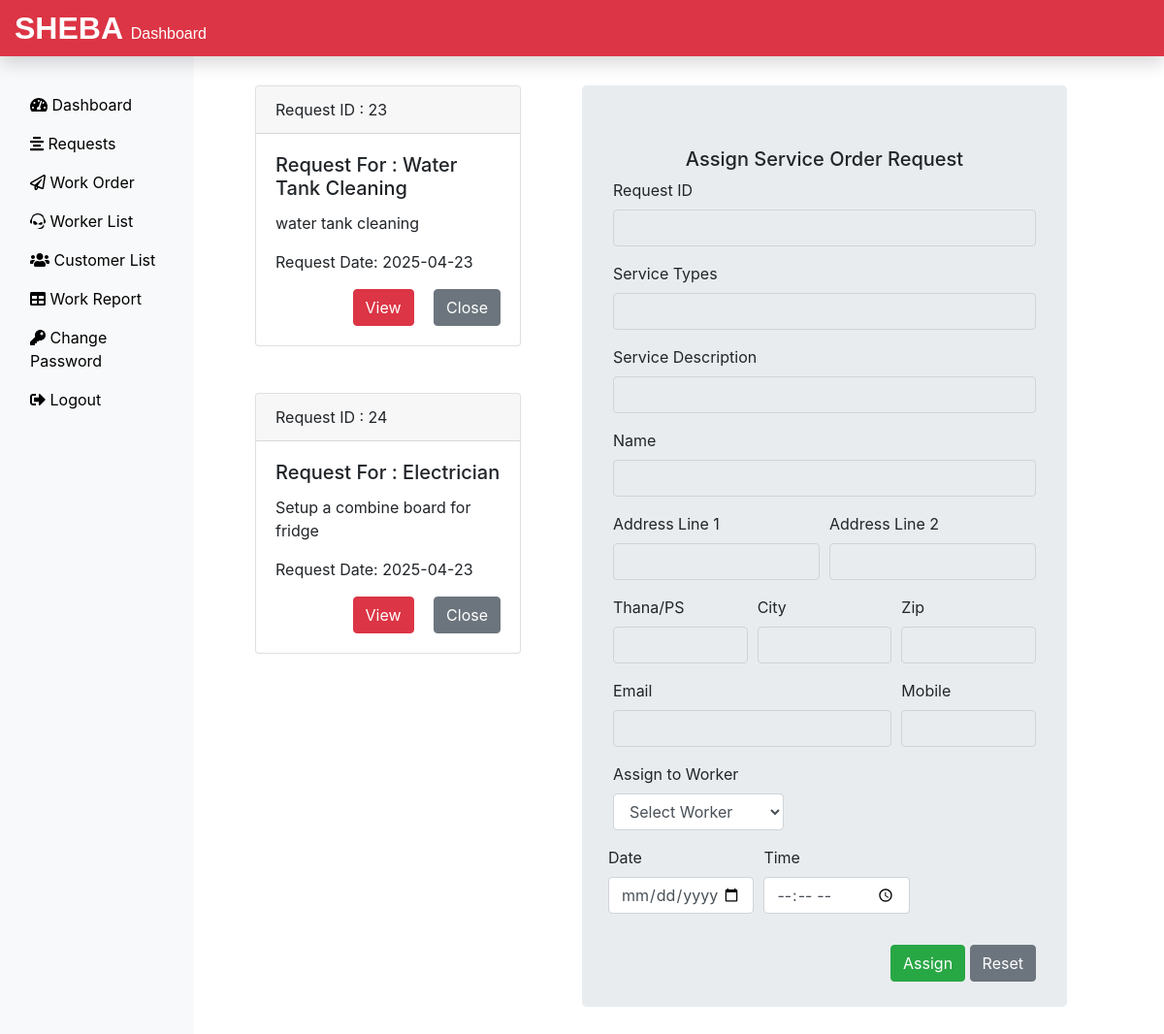
/Admin/request.php (signed in), run on the app's committed database.
### tables this page shows
CREATE TABLE `submitrequest_tb` (
  `request_id` int(11) NOT NULL,
  `request_info` text NOT NULL,
  `request_desc` text NOT NULL,
  `requester_name` varchar(60) NOT NULL,
  `requester_add1` text NOT NULL,
  `requester_add2` text NOT NULL,
  `requester_city` varchar(60) NOT NULL,
  `requester_state` varchar(60) NOT NULL,
  `requester_zip` int(11) NOT NULL,
  `requester_email` varchar(60) NOT NULL,
  `requester_mobile` varchar(11) NOT NULL,
  `request_date` date NOT NULL
);

### Admin/request.php (the view, shortened to what this page needs)
<?php
include('includes/header.php');
include('../dbConnection.php');
?>
<div class="col-sm-4 mb-5">
  <?php
  $sql = "SELECT request_id, request_info, request_desc, request_date FROM submitrequest_tb";
  $result = $conn->query($sql);
  if($result->num_rows > 0){
    while($row = $result->fetch_assoc()){
      echo '<div class="card mt-5 mx-5">';
      echo '<div class="card-header">';
      echo 'Request ID : '. $row['request_id'];
      echo '</div>';
      echo '<div class="card-body">';
      echo '<h5 class="card-title">Request For : ' . $row['request_info'] . '</h5>';
      echo '<p class="card-text">' . $row['request_desc'] . '</p>';
      echo '<p class="card-text">Request Date: ' . $row['request_date'] . '</p>';
      echo '<div class="float-right">';
      echo '<form action="" method="POST">
              <input type="hidden" name="id" value='. $row["request_id"] .'>
              <input type="submit" class="btn btn-danger mr-3" name="view" value="View">
              <input type="button" class="btn btn-secondary" value="Close" onclick="confirmClose('.$row["request_id"].')">
            </form>';
      echo '</div>' ;
      echo '</div>' ;
      echo'</div>';
    }
  }
  ?>
</div>
<?php
  include('assignworkform.php');
  include('includes/footer.php');
?>

### css/custom.css (style rules this page uses)
body { user-select: none; -webkit-user-select: none; -moz-user-select: none; -ms-user-select: none; }
html { scroll-behavior: smooth; }

### data on the page
submitrequest_tb: request_id "23", request_info "Water Tank Cleaning", request_desc "water tank cleaning", request_date "2025-04-23"
submitrequest_tb: request_id "24", request_info "Electrician", request_desc "Setup a combine board for fridge", request_date "2025-04-23"
